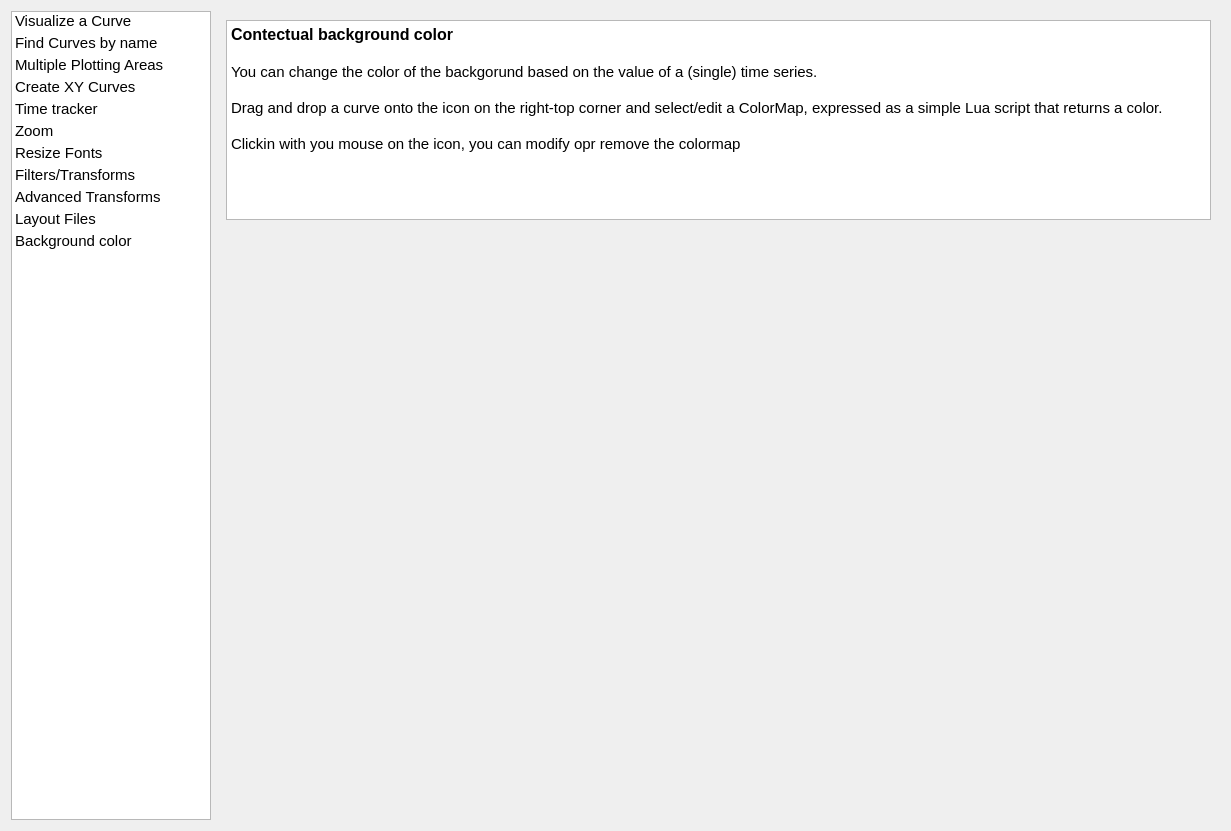
<?xml version="1.0" encoding="UTF-8"?>
<ui version="4.0">
 <class>CheatsheetDialog</class>
 <widget class="QDialog" name="CheatsheetDialog">
  <property name="geometry">
   <rect>
    <x>0</x>
    <y>0</y>
    <width>1231</width>
    <height>831</height>
   </rect>
  </property>
  <property name="windowTitle">
   <string>Tips and tricks</string>
  </property>
  <layout class="QVBoxLayout" name="verticalLayout_3">
   <item>
    <layout class="QHBoxLayout" name="horizontalLayout" stretch="0,2">
     <item>
      <widget class="QListWidget" name="listWidget">
       <property name="minimumSize">
        <size>
         <width>200</width>
         <height>0</height>
        </size>
       </property>
       <property name="maximumSize">
        <size>
         <width>200</width>
         <height>16777215</height>
        </size>
       </property>
       <property name="font">
        <font>
         <pointsize>11</pointsize>
        </font>
       </property>
       <property name="spacing">
        <number>2</number>
       </property>
       <property name="gridSize">
        <size>
         <width>196</width>
         <height>22</height>
        </size>
       </property>
       <item>
        <property name="text">
         <string>Visualize a Curve</string>
        </property>
       </item>
       <item>
        <property name="text">
         <string>Find Curves by name</string>
        </property>
       </item>
       <item>
        <property name="text">
         <string>Multiple Plotting Areas</string>
        </property>
       </item>
       <item>
        <property name="text">
         <string>Create XY Curves</string>
        </property>
       </item>
       <item>
        <property name="text">
         <string>Time tracker</string>
        </property>
       </item>
       <item>
        <property name="text">
         <string>Zoom</string>
        </property>
       </item>
       <item>
        <property name="text">
         <string>Resize Fonts</string>
        </property>
       </item>
       <item>
        <property name="text">
         <string>Filters/Transforms</string>
        </property>
       </item>
       <item>
        <property name="text">
         <string>Advanced Transforms</string>
        </property>
       </item>
       <item>
        <property name="text">
         <string>Layout Files</string>
        </property>
       </item>
       <item>
        <property name="text">
         <string>Background color</string>
        </property>
       </item>
      </widget>
     </item>
     <item>
      <widget class="QStackedWidget" name="stackedWidget">
       <property name="minimumSize">
        <size>
         <width>1000</width>
         <height>800</height>
        </size>
       </property>
       <property name="currentIndex">
        <number>10</number>
       </property>
       <widget class="QWidget" name="page_1">
        <layout class="QVBoxLayout" name="verticalLayout" stretch="0,1">
         <property name="leftMargin">
          <number>0</number>
         </property>
         <property name="topMargin">
          <number>0</number>
         </property>
         <property name="rightMargin">
          <number>0</number>
         </property>
         <property name="bottomMargin">
          <number>0</number>
         </property>
         <item>
          <widget class="QTextBrowser" name="textBrowser">
           <property name="minimumSize">
            <size>
             <width>0</width>
             <height>200</height>
            </size>
           </property>
           <property name="html">
            <string>&lt;!DOCTYPE HTML PUBLIC &quot;-//W3C//DTD HTML 4.0//EN&quot; &quot;http://www.w3.org/TR/REC-html40/strict.dtd&quot;&gt;
&lt;html&gt;&lt;head&gt;&lt;meta name=&quot;qrichtext&quot; content=&quot;1&quot; /&gt;&lt;style type=&quot;text/css&quot;&gt;
p, li { white-space: pre-wrap; }
&lt;/style&gt;&lt;/head&gt;&lt;body style=&quot; font-family:'Ubuntu'; font-size:11pt; font-weight:400; font-style:normal;&quot;&gt;
&lt;p style=&quot; margin-top:0px; margin-bottom:0px; margin-left:0px; margin-right:0px; -qt-block-indent:0; text-indent:0px;&quot;&gt;&lt;span style=&quot; font-size:12pt; font-weight:600;&quot;&gt;Visualize a Curve&lt;/span&gt;&lt;/p&gt;
&lt;p style=&quot;-qt-paragraph-type:empty; margin-top:0px; margin-bottom:0px; margin-left:0px; margin-right:0px; -qt-block-indent:0; text-indent:0px;&quot;&gt;&lt;br /&gt;&lt;/p&gt;
&lt;p style=&quot; margin-top:0px; margin-bottom:0px; margin-left:0px; margin-right:0px; -qt-block-indent:0; text-indent:0px;&quot;&gt;On the left size you have a list of available time series / curves.&lt;/p&gt;
&lt;p style=&quot;-qt-paragraph-type:empty; margin-top:0px; margin-bottom:0px; margin-left:0px; margin-right:0px; -qt-block-indent:0; text-indent:0px;&quot;&gt;&lt;br /&gt;&lt;/p&gt;
&lt;p style=&quot; margin-top:0px; margin-bottom:0px; margin-left:0px; margin-right:0px; -qt-block-indent:0; text-indent:0px;&quot;&gt;Drag and Drop into the Plotting Area using the &lt;span style=&quot; font-weight:600;&quot;&gt;LEFT Mouse&lt;/span&gt; button. You may select more than one curve using keeping the CTRL key pressed.&lt;/p&gt;&lt;/body&gt;&lt;/html&gt;</string>
           </property>
          </widget>
         </item>
         <item>
          <widget class="QLabel" name="labelImage_1">
           <property name="minimumSize">
            <size>
             <width>900</width>
             <height>600</height>
            </size>
           </property>
           <property name="text">
            <string/>
           </property>
           <property name="scaledContents">
            <bool>false</bool>
           </property>
           <property name="alignment">
            <set>Qt::AlignCenter</set>
           </property>
          </widget>
         </item>
        </layout>
       </widget>
       <widget class="QWidget" name="page_2">
        <layout class="QVBoxLayout" name="verticalLayout_2" stretch="0,1">
         <property name="leftMargin">
          <number>0</number>
         </property>
         <property name="topMargin">
          <number>0</number>
         </property>
         <property name="rightMargin">
          <number>0</number>
         </property>
         <property name="bottomMargin">
          <number>0</number>
         </property>
         <item>
          <widget class="QTextBrowser" name="textBrowser_2">
           <property name="minimumSize">
            <size>
             <width>0</width>
             <height>250</height>
            </size>
           </property>
           <property name="html">
            <string>&lt;!DOCTYPE HTML PUBLIC &quot;-//W3C//DTD HTML 4.0//EN&quot; &quot;http://www.w3.org/TR/REC-html40/strict.dtd&quot;&gt;
&lt;html&gt;&lt;head&gt;&lt;meta name=&quot;qrichtext&quot; content=&quot;1&quot; /&gt;&lt;style type=&quot;text/css&quot;&gt;
p, li { white-space: pre-wrap; }
&lt;/style&gt;&lt;/head&gt;&lt;body style=&quot; font-family:'Ubuntu'; font-size:11pt; font-weight:400; font-style:normal;&quot;&gt;
&lt;p style=&quot; margin-top:0px; margin-bottom:0px; margin-left:0px; margin-right:0px; -qt-block-indent:0; text-indent:0px;&quot;&gt;&lt;span style=&quot; font-size:12pt; font-weight:600;&quot;&gt;Select/Find a curve&lt;/span&gt;&lt;/p&gt;
&lt;p style=&quot;-qt-paragraph-type:empty; margin-top:0px; margin-bottom:0px; margin-left:0px; margin-right:0px; -qt-block-indent:0; text-indent:0px;&quot;&gt;&lt;br /&gt;&lt;/p&gt;
&lt;p style=&quot; margin-top:0px; margin-bottom:0px; margin-left:0px; margin-right:0px; -qt-block-indent:0; text-indent:0px;&quot;&gt;Hundreds or thousands of timeseries? The search filter on the left side can help you find easily one or more curve.&lt;/p&gt;
&lt;p style=&quot; margin-top:0px; margin-bottom:0px; margin-left:0px; margin-right:0px; -qt-block-indent:0; text-indent:0px;&quot;&gt;Use one or more chunks of text that the name of the curve must contain.&lt;/p&gt;
&lt;p style=&quot;-qt-paragraph-type:empty; margin-top:0px; margin-bottom:0px; margin-left:0px; margin-right:0px; -qt-block-indent:0; text-indent:0px;&quot;&gt;&lt;br /&gt;&lt;/p&gt;
&lt;p style=&quot; margin-top:0px; margin-bottom:0px; margin-left:0px; margin-right:0px; -qt-block-indent:0; text-indent:0px;&quot;&gt;For instance, the search filter &lt;span style=&quot; font-weight:600;&quot;&gt;&amp;quot;pos x&lt;/span&gt;&amp;quot; will select:&lt;/p&gt;
&lt;p style=&quot;-qt-paragraph-type:empty; margin-top:0px; margin-bottom:0px; margin-left:0px; margin-right:0px; -qt-block-indent:0; text-indent:0px;&quot;&gt;&lt;br /&gt;&lt;/p&gt;
&lt;p style=&quot; margin-top:0px; margin-bottom:0px; margin-left:0px; margin-right:0px; -qt-block-indent:0; text-indent:0px;&quot;&gt;-  /turtle1/&lt;span style=&quot; font-weight:600;&quot;&gt;pos&lt;/span&gt;e/&lt;span style=&quot; font-weight:600;&quot;&gt;x&lt;/span&gt;&lt;/p&gt;
&lt;p style=&quot; margin-top:0px; margin-bottom:0px; margin-left:0px; margin-right:0px; -qt-block-indent:0; text-indent:0px;&quot;&gt;-  /turtle2/&lt;span style=&quot; font-weight:600;&quot;&gt;pos&lt;/span&gt;e/&lt;span style=&quot; font-weight:600;&quot;&gt;x&lt;/span&gt;&lt;/p&gt;&lt;/body&gt;&lt;/html&gt;</string>
           </property>
          </widget>
         </item>
         <item>
          <widget class="QLabel" name="labelImage_2">
           <property name="minimumSize">
            <size>
             <width>900</width>
             <height>600</height>
            </size>
           </property>
           <property name="text">
            <string/>
           </property>
           <property name="scaledContents">
            <bool>false</bool>
           </property>
           <property name="alignment">
            <set>Qt::AlignCenter</set>
           </property>
          </widget>
         </item>
        </layout>
       </widget>
       <widget class="QWidget" name="page_3">
        <layout class="QVBoxLayout" name="verticalLayout_4" stretch="0,1">
         <property name="leftMargin">
          <number>0</number>
         </property>
         <property name="topMargin">
          <number>0</number>
         </property>
         <property name="rightMargin">
          <number>0</number>
         </property>
         <property name="bottomMargin">
          <number>0</number>
         </property>
         <item>
          <widget class="QTextBrowser" name="textBrowser_3">
           <property name="minimumSize">
            <size>
             <width>0</width>
             <height>200</height>
            </size>
           </property>
           <property name="html">
            <string>&lt;!DOCTYPE HTML PUBLIC &quot;-//W3C//DTD HTML 4.0//EN&quot; &quot;http://www.w3.org/TR/REC-html40/strict.dtd&quot;&gt;
&lt;html&gt;&lt;head&gt;&lt;meta name=&quot;qrichtext&quot; content=&quot;1&quot; /&gt;&lt;style type=&quot;text/css&quot;&gt;
p, li { white-space: pre-wrap; }
&lt;/style&gt;&lt;/head&gt;&lt;body style=&quot; font-family:'Ubuntu'; font-size:11pt; font-weight:400; font-style:normal;&quot;&gt;
&lt;p style=&quot; margin-top:0px; margin-bottom:0px; margin-left:0px; margin-right:0px; -qt-block-indent:0; text-indent:0px;&quot;&gt;&lt;span style=&quot; font-size:12pt; font-weight:600;&quot;&gt;Multiple Plotting Areas&lt;/span&gt;&lt;/p&gt;
&lt;p style=&quot;-qt-paragraph-type:empty; margin-top:0px; margin-bottom:0px; margin-left:0px; margin-right:0px; -qt-block-indent:0; text-indent:0px;&quot;&gt;&lt;br /&gt;&lt;/p&gt;
&lt;p style=&quot; margin-top:0px; margin-bottom:0px; margin-left:0px; margin-right:0px; -qt-block-indent:0; text-indent:0px;&quot;&gt;PlotJuggler allows you to have multiple Plotting Areas.&lt;/p&gt;
&lt;p style=&quot;-qt-paragraph-type:empty; margin-top:0px; margin-bottom:0px; margin-left:0px; margin-right:0px; -qt-block-indent:0; text-indent:0px;&quot;&gt;&lt;br /&gt;&lt;/p&gt;
&lt;p style=&quot; margin-top:0px; margin-bottom:0px; margin-left:0px; margin-right:0px; -qt-block-indent:0; text-indent:0px;&quot;&gt;- You can split an Area vertically or horizontally (&lt;span style=&quot; font-weight:600;&quot;&gt;A&lt;/span&gt;)&lt;/p&gt;
&lt;p style=&quot; margin-top:0px; margin-bottom:0px; margin-left:0px; margin-right:0px; -qt-block-indent:0; text-indent:0px;&quot;&gt;- You may create multiple tabs (&lt;span style=&quot; font-weight:600;&quot;&gt;B&lt;/span&gt;).&lt;/p&gt;
&lt;p style=&quot; margin-top:0px; margin-bottom:0px; margin-left:0px; margin-right:0px; -qt-block-indent:0; text-indent:0px;&quot;&gt;- You can temporary see a single Area in &amp;quot;fullscreen&amp;quot; mode (&lt;span style=&quot; font-weight:600;&quot;&gt;C&lt;/span&gt;)&lt;/p&gt;
&lt;p style=&quot; margin-top:0px; margin-bottom:0px; margin-left:0px; margin-right:0px; -qt-block-indent:0; text-indent:0px;&quot;&gt;- Areas can be moved and re-arranged. Drag and drop on its title to move it (&lt;span style=&quot; font-weight:600;&quot;&gt;D&lt;/span&gt;)&lt;/p&gt;&lt;/body&gt;&lt;/html&gt;</string>
           </property>
          </widget>
         </item>
         <item>
          <widget class="QLabel" name="labelImage_3">
           <property name="minimumSize">
            <size>
             <width>0</width>
             <height>600</height>
            </size>
           </property>
           <property name="text">
            <string/>
           </property>
           <property name="scaledContents">
            <bool>false</bool>
           </property>
           <property name="alignment">
            <set>Qt::AlignCenter</set>
           </property>
          </widget>
         </item>
        </layout>
       </widget>
       <widget class="QWidget" name="page_4">
        <layout class="QVBoxLayout" name="verticalLayout_5" stretch="0,1">
         <property name="leftMargin">
          <number>0</number>
         </property>
         <property name="topMargin">
          <number>0</number>
         </property>
         <property name="rightMargin">
          <number>0</number>
         </property>
         <property name="bottomMargin">
          <number>0</number>
         </property>
         <item>
          <widget class="QTextBrowser" name="textBrowser_4">
           <property name="minimumSize">
            <size>
             <width>0</width>
             <height>200</height>
            </size>
           </property>
           <property name="html">
            <string>&lt;!DOCTYPE HTML PUBLIC &quot;-//W3C//DTD HTML 4.0//EN&quot; &quot;http://www.w3.org/TR/REC-html40/strict.dtd&quot;&gt;
&lt;html&gt;&lt;head&gt;&lt;meta name=&quot;qrichtext&quot; content=&quot;1&quot; /&gt;&lt;style type=&quot;text/css&quot;&gt;
p, li { white-space: pre-wrap; }
&lt;/style&gt;&lt;/head&gt;&lt;body style=&quot; font-family:'Ubuntu'; font-size:11pt; font-weight:400; font-style:normal;&quot;&gt;
&lt;p style=&quot; margin-top:0px; margin-bottom:0px; margin-left:0px; margin-right:0px; -qt-block-indent:0; text-indent:0px;&quot;&gt;&lt;span style=&quot; font-size:12pt; font-weight:600;&quot;&gt;Create a XY Curve&lt;/span&gt;&lt;/p&gt;
&lt;p style=&quot;-qt-paragraph-type:empty; margin-top:0px; margin-bottom:0px; margin-left:0px; margin-right:0px; -qt-block-indent:0; text-indent:0px;&quot;&gt;&lt;br /&gt;&lt;/p&gt;
&lt;p style=&quot; margin-top:0px; margin-bottom:0px; margin-left:0px; margin-right:0px; -qt-block-indent:0; text-indent:0px;&quot;&gt;PlotJuggler is mainly used to visualize timeseries, i.e. plots where the X axis represent time.&lt;/p&gt;
&lt;p style=&quot;-qt-paragraph-type:empty; margin-top:0px; margin-bottom:0px; margin-left:0px; margin-right:0px; -qt-block-indent:0; text-indent:0px;&quot;&gt;&lt;br /&gt;&lt;/p&gt;
&lt;p style=&quot; margin-top:0px; margin-bottom:0px; margin-left:0px; margin-right:0px; -qt-block-indent:0; text-indent:0px;&quot;&gt;You can combine two timeseries into a XY curve, but only when they share  the same time axis. &lt;/p&gt;
&lt;p style=&quot;-qt-paragraph-type:empty; margin-top:0px; margin-bottom:0px; margin-left:0px; margin-right:0px; -qt-block-indent:0; text-indent:0px;&quot;&gt;&lt;br /&gt;&lt;/p&gt;
&lt;p style=&quot; margin-top:0px; margin-bottom:0px; margin-left:0px; margin-right:0px; -qt-block-indent:0; text-indent:0px;&quot;&gt;Select two curves (keeping the CTRL key pressed) and Drag &amp;amp; Drop them using the&lt;span style=&quot; font-weight:600;&quot;&gt; RIGHT Mouse&lt;/span&gt; button.&lt;/p&gt;&lt;/body&gt;&lt;/html&gt;</string>
           </property>
          </widget>
         </item>
         <item>
          <widget class="QLabel" name="labelImage_4">
           <property name="minimumSize">
            <size>
             <width>900</width>
             <height>600</height>
            </size>
           </property>
           <property name="text">
            <string/>
           </property>
           <property name="scaledContents">
            <bool>false</bool>
           </property>
           <property name="alignment">
            <set>Qt::AlignCenter</set>
           </property>
          </widget>
         </item>
        </layout>
       </widget>
       <widget class="QWidget" name="page_5">
        <layout class="QVBoxLayout" name="verticalLayout_6" stretch="0,1">
         <property name="leftMargin">
          <number>0</number>
         </property>
         <property name="topMargin">
          <number>0</number>
         </property>
         <property name="rightMargin">
          <number>0</number>
         </property>
         <property name="bottomMargin">
          <number>0</number>
         </property>
         <item>
          <widget class="QTextBrowser" name="textBrowser_5">
           <property name="minimumSize">
            <size>
             <width>0</width>
             <height>250</height>
            </size>
           </property>
           <property name="html">
            <string>&lt;!DOCTYPE HTML PUBLIC &quot;-//W3C//DTD HTML 4.0//EN&quot; &quot;http://www.w3.org/TR/REC-html40/strict.dtd&quot;&gt;
&lt;html&gt;&lt;head&gt;&lt;meta name=&quot;qrichtext&quot; content=&quot;1&quot; /&gt;&lt;style type=&quot;text/css&quot;&gt;
p, li { white-space: pre-wrap; }
&lt;/style&gt;&lt;/head&gt;&lt;body style=&quot; font-family:'Ubuntu'; font-size:11pt; font-weight:400; font-style:normal;&quot;&gt;
&lt;p style=&quot; margin-top:0px; margin-bottom:0px; margin-left:0px; margin-right:0px; -qt-block-indent:0; text-indent:0px;&quot;&gt;&lt;span style=&quot; font-size:12pt; font-weight:600;&quot;&gt;The time tracker&lt;/span&gt;&lt;/p&gt;
&lt;p style=&quot;-qt-paragraph-type:empty; margin-top:0px; margin-bottom:0px; margin-left:0px; margin-right:0px; -qt-block-indent:0; text-indent:0px;&quot;&gt;&lt;br /&gt;&lt;/p&gt;
&lt;p style=&quot; margin-top:0px; margin-bottom:0px; margin-left:0px; margin-right:0px; -qt-block-indent:0; text-indent:0px;&quot;&gt;The time tracker is a vertical line that is used to see the value of the curves across Plotting Areas (&lt;span style=&quot; font-weight:600;&quot;&gt;A&lt;/span&gt;). Use button &lt;span style=&quot; font-weight:600;&quot;&gt;B&lt;/span&gt; to customize the amount of information shown. &lt;/p&gt;
&lt;p style=&quot;-qt-paragraph-type:empty; margin-top:0px; margin-bottom:0px; margin-left:0px; margin-right:0px; -qt-block-indent:0; text-indent:0px;&quot;&gt;&lt;br /&gt;&lt;/p&gt;
&lt;p style=&quot; margin-top:0px; margin-bottom:0px; margin-left:0px; margin-right:0px; -qt-block-indent:0; text-indent:0px;&quot;&gt;You can move the time tracker using the time slider at the bottom or pressing &lt;span style=&quot; font-weight:600;&quot;&gt;[SHIFT + Left Mouse]&lt;/span&gt; on any plot.&lt;/p&gt;
&lt;p style=&quot;-qt-paragraph-type:empty; margin-top:0px; margin-bottom:0px; margin-left:0px; margin-right:0px; -qt-block-indent:0; text-indent:0px;&quot;&gt;&lt;br /&gt;&lt;/p&gt;
&lt;p style=&quot; margin-top:0px; margin-bottom:0px; margin-left:0px; margin-right:0px; -qt-block-indent:0; text-indent:0px;&quot;&gt;The purpose of the time tracker is not limited to visualization: in fact, its position triggers the so called &amp;quot;Statepublishers&amp;quot; (&lt;span style=&quot; font-weight:600;&quot;&gt;C&lt;/span&gt;), which will react to the motion of the tracker. Use the play button (&lt;span style=&quot; font-weight:600;&quot;&gt;D&lt;/span&gt;) to animate the tracker.&lt;/p&gt;
&lt;p style=&quot;-qt-paragraph-type:empty; margin-top:0px; margin-bottom:0px; margin-left:0px; margin-right:0px; -qt-block-indent:0; text-indent:0px;&quot;&gt;&lt;br /&gt;&lt;/p&gt;&lt;/body&gt;&lt;/html&gt;</string>
           </property>
          </widget>
         </item>
         <item>
          <widget class="QLabel" name="labelImage_5">
           <property name="minimumSize">
            <size>
             <width>900</width>
             <height>600</height>
            </size>
           </property>
           <property name="text">
            <string/>
           </property>
           <property name="scaledContents">
            <bool>false</bool>
           </property>
           <property name="alignment">
            <set>Qt::AlignCenter</set>
           </property>
          </widget>
         </item>
        </layout>
       </widget>
       <widget class="QWidget" name="page_6">
        <layout class="QVBoxLayout" name="verticalLayout_7" stretch="0,1">
         <property name="leftMargin">
          <number>0</number>
         </property>
         <property name="topMargin">
          <number>0</number>
         </property>
         <property name="rightMargin">
          <number>0</number>
         </property>
         <property name="bottomMargin">
          <number>0</number>
         </property>
         <item>
          <widget class="QTextBrowser" name="textBrowser_6">
           <property name="minimumSize">
            <size>
             <width>0</width>
             <height>250</height>
            </size>
           </property>
           <property name="html">
            <string>&lt;!DOCTYPE HTML PUBLIC &quot;-//W3C//DTD HTML 4.0//EN&quot; &quot;http://www.w3.org/TR/REC-html40/strict.dtd&quot;&gt;
&lt;html&gt;&lt;head&gt;&lt;meta name=&quot;qrichtext&quot; content=&quot;1&quot; /&gt;&lt;style type=&quot;text/css&quot;&gt;
p, li { white-space: pre-wrap; }
&lt;/style&gt;&lt;/head&gt;&lt;body style=&quot; font-family:'Ubuntu'; font-size:11pt; font-weight:400; font-style:normal;&quot;&gt;
&lt;p style=&quot; margin-top:0px; margin-bottom:0px; margin-left:0px; margin-right:0px; -qt-block-indent:0; text-indent:0px;&quot;&gt;&lt;span style=&quot; font-size:12pt; font-weight:600;&quot;&gt;Zoom&lt;/span&gt;&lt;/p&gt;
&lt;p style=&quot;-qt-paragraph-type:empty; margin-top:0px; margin-bottom:0px; margin-left:0px; margin-right:0px; -qt-block-indent:0; text-indent:0px;&quot;&gt;&lt;br /&gt;&lt;/p&gt;
&lt;p style=&quot; margin-top:0px; margin-bottom:0px; margin-left:0px; margin-right:0px; -qt-block-indent:0; text-indent:0px;&quot;&gt;There are multiple way to zoom you Plotting Area:&lt;/p&gt;
&lt;p style=&quot;-qt-paragraph-type:empty; margin-top:0px; margin-bottom:0px; margin-left:0px; margin-right:0px; -qt-block-indent:0; text-indent:0px;&quot;&gt;&lt;br /&gt;&lt;/p&gt;
&lt;p style=&quot; margin-top:0px; margin-bottom:0px; margin-left:0px; margin-right:0px; -qt-block-indent:0; text-indent:0px;&quot;&gt;1) LEFT click and select a rectangle (&lt;span style=&quot; font-weight:600;&quot;&gt;A&lt;/span&gt;)&lt;/p&gt;
&lt;p style=&quot; margin-top:0px; margin-bottom:0px; margin-left:0px; margin-right:0px; -qt-block-indent:0; text-indent:0px;&quot;&gt;2) Use the mouse wheel to zoom in/out.&lt;/p&gt;
&lt;p style=&quot; margin-top:0px; margin-bottom:0px; margin-left:0px; margin-right:0px; -qt-block-indent:0; text-indent:0px;&quot;&gt;3) Zoom out completely pusling the button &lt;span style=&quot; font-weight:600;&quot;&gt;B&lt;/span&gt;.&lt;/p&gt;
&lt;p style=&quot; margin-top:0px; margin-bottom:0px; margin-left:0px; margin-right:0px; -qt-block-indent:0; text-indent:0px;&quot;&gt;4) Synchronize the zoom of multiple Areas using the &amp;quot;link&amp;quot; button (&lt;span style=&quot; font-weight:600;&quot;&gt;C&lt;/span&gt;).&lt;/p&gt;
&lt;p style=&quot; margin-top:0px; margin-bottom:0px; margin-left:0px; margin-right:0px; -qt-block-indent:0; text-indent:0px;&quot;&gt;5) If the mouse cursor is on top of one of the axes (&lt;span style=&quot; font-weight:600;&quot;&gt;D1/D2&lt;/span&gt;) you may use the Mouse Wheel to zoom only vertically/horizontally.&lt;/p&gt;&lt;/body&gt;&lt;/html&gt;</string>
           </property>
          </widget>
         </item>
         <item>
          <widget class="QLabel" name="labelImage_6">
           <property name="minimumSize">
            <size>
             <width>900</width>
             <height>600</height>
            </size>
           </property>
           <property name="text">
            <string/>
           </property>
           <property name="scaledContents">
            <bool>false</bool>
           </property>
           <property name="alignment">
            <set>Qt::AlignCenter</set>
           </property>
          </widget>
         </item>
        </layout>
       </widget>
       <widget class="QWidget" name="page_7">
        <layout class="QVBoxLayout" name="verticalLayout_8">
         <item>
          <widget class="QTextBrowser" name="textBrowser_7">
           <property name="minimumSize">
            <size>
             <width>0</width>
             <height>150</height>
            </size>
           </property>
           <property name="html">
            <string>&lt;!DOCTYPE HTML PUBLIC &quot;-//W3C//DTD HTML 4.0//EN&quot; &quot;http://www.w3.org/TR/REC-html40/strict.dtd&quot;&gt;
&lt;html&gt;&lt;head&gt;&lt;meta name=&quot;qrichtext&quot; content=&quot;1&quot; /&gt;&lt;style type=&quot;text/css&quot;&gt;
p, li { white-space: pre-wrap; }
&lt;/style&gt;&lt;/head&gt;&lt;body style=&quot; font-family:'Ubuntu'; font-size:11pt; font-weight:400; font-style:normal;&quot;&gt;
&lt;p style=&quot; margin-top:0px; margin-bottom:0px; margin-left:0px; margin-right:0px; -qt-block-indent:0; text-indent:0px;&quot;&gt;&lt;span style=&quot; font-size:12pt; font-weight:600;&quot;&gt;Resize Fonts&lt;/span&gt;&lt;/p&gt;
&lt;p style=&quot;-qt-paragraph-type:empty; margin-top:0px; margin-bottom:0px; margin-left:0px; margin-right:0px; -qt-block-indent:0; text-indent:0px;&quot;&gt;&lt;br /&gt;&lt;/p&gt;
&lt;p style=&quot; margin-top:0px; margin-bottom:0px; margin-left:0px; margin-right:0px; -qt-block-indent:0; text-indent:0px;&quot;&gt;Use &lt;span style=&quot; font-weight:600;&quot;&gt;CTRL + Mouse Wheel&lt;/span&gt; to resize the size of the fonts in the Curves list or the Legend.&lt;/p&gt;&lt;/body&gt;&lt;/html&gt;</string>
           </property>
          </widget>
         </item>
         <item>
          <widget class="QLabel" name="labelImage_7">
           <property name="minimumSize">
            <size>
             <width>900</width>
             <height>600</height>
            </size>
           </property>
           <property name="text">
            <string/>
           </property>
           <property name="scaledContents">
            <bool>false</bool>
           </property>
           <property name="alignment">
            <set>Qt::AlignCenter</set>
           </property>
          </widget>
         </item>
        </layout>
       </widget>
       <widget class="QWidget" name="page_8">
        <layout class="QVBoxLayout" name="verticalLayout_9">
         <property name="leftMargin">
          <number>0</number>
         </property>
         <property name="topMargin">
          <number>0</number>
         </property>
         <property name="rightMargin">
          <number>0</number>
         </property>
         <property name="bottomMargin">
          <number>0</number>
         </property>
         <item>
          <widget class="QTextBrowser" name="textBrowser_8">
           <property name="minimumSize">
            <size>
             <width>0</width>
             <height>250</height>
            </size>
           </property>
           <property name="html">
            <string>&lt;!DOCTYPE HTML PUBLIC &quot;-//W3C//DTD HTML 4.0//EN&quot; &quot;http://www.w3.org/TR/REC-html40/strict.dtd&quot;&gt;
&lt;html&gt;&lt;head&gt;&lt;meta name=&quot;qrichtext&quot; content=&quot;1&quot; /&gt;&lt;style type=&quot;text/css&quot;&gt;
p, li { white-space: pre-wrap; }
&lt;/style&gt;&lt;/head&gt;&lt;body style=&quot; font-family:'Ubuntu'; font-size:11pt; font-weight:400; font-style:normal;&quot;&gt;
&lt;p style=&quot; margin-top:0px; margin-bottom:0px; margin-left:0px; margin-right:0px; -qt-block-indent:0; text-indent:0px;&quot;&gt;&lt;span style=&quot; font-size:12pt; font-weight:600;&quot;&gt;Apply filters and simple timeseries transforms&lt;/span&gt;&lt;/p&gt;
&lt;p style=&quot;-qt-paragraph-type:empty; margin-top:0px; margin-bottom:0px; margin-left:0px; margin-right:0px; -qt-block-indent:0; text-indent:0px;&quot;&gt;&lt;br /&gt;&lt;/p&gt;
&lt;p style=&quot; margin-top:0px; margin-bottom:0px; margin-left:0px; margin-right:0px; -qt-block-indent:0; text-indent:0px;&quot;&gt;PlotJuggler provides an intuitive way to apply transformations to your data using a simple graphical interface. For instance you can apply:&lt;/p&gt;
&lt;p style=&quot;-qt-paragraph-type:empty; margin-top:0px; margin-bottom:0px; margin-left:0px; margin-right:0px; -qt-block-indent:0; text-indent:0px;&quot;&gt;&lt;br /&gt;&lt;/p&gt;
&lt;p style=&quot; margin-top:0px; margin-bottom:0px; margin-left:0px; margin-right:0px; -qt-block-indent:0; text-indent:0px;&quot;&gt;    - A moving average filter.&lt;/p&gt;
&lt;p style=&quot; margin-top:0px; margin-bottom:0px; margin-left:0px; margin-right:0px; -qt-block-indent:0; text-indent:0px;&quot;&gt;    - A first order derivative.&lt;/p&gt;
&lt;p style=&quot; margin-top:0px; margin-bottom:0px; margin-left:0px; margin-right:0px; -qt-block-indent:0; text-indent:0px;&quot;&gt;    - Calculate the integral.&lt;/p&gt;
&lt;p style=&quot; margin-top:0px; margin-bottom:0px; margin-left:0px; margin-right:0px; -qt-block-indent:0; text-indent:0px;&quot;&gt;    - An outlier removal.&lt;/p&gt;
&lt;p style=&quot; margin-top:0px; margin-bottom:0px; margin-left:0px; margin-right:0px; -qt-block-indent:0; text-indent:0px;&quot;&gt;    - Add your own using plugins!&lt;/p&gt;&lt;/body&gt;&lt;/html&gt;</string>
           </property>
          </widget>
         </item>
         <item>
          <widget class="QLabel" name="labelImage_8">
           <property name="minimumSize">
            <size>
             <width>900</width>
             <height>600</height>
            </size>
           </property>
           <property name="text">
            <string/>
           </property>
           <property name="alignment">
            <set>Qt::AlignCenter</set>
           </property>
          </widget>
         </item>
        </layout>
       </widget>
       <widget class="QWidget" name="page_9">
        <layout class="QVBoxLayout" name="verticalLayout_10" stretch="0,1">
         <property name="leftMargin">
          <number>0</number>
         </property>
         <property name="topMargin">
          <number>0</number>
         </property>
         <property name="rightMargin">
          <number>0</number>
         </property>
         <property name="bottomMargin">
          <number>0</number>
         </property>
         <item>
          <widget class="QTextBrowser" name="textBrowser_9">
           <property name="minimumSize">
            <size>
             <width>0</width>
             <height>250</height>
            </size>
           </property>
           <property name="html">
            <string>&lt;!DOCTYPE HTML PUBLIC &quot;-//W3C//DTD HTML 4.0//EN&quot; &quot;http://www.w3.org/TR/REC-html40/strict.dtd&quot;&gt;
&lt;html&gt;&lt;head&gt;&lt;meta name=&quot;qrichtext&quot; content=&quot;1&quot; /&gt;&lt;style type=&quot;text/css&quot;&gt;
p, li { white-space: pre-wrap; }
&lt;/style&gt;&lt;/head&gt;&lt;body style=&quot; font-family:'Ubuntu'; font-size:11pt; font-weight:400; font-style:normal;&quot;&gt;
&lt;p style=&quot; margin-top:0px; margin-bottom:0px; margin-left:0px; margin-right:0px; -qt-block-indent:0; text-indent:0px;&quot;&gt;&lt;span style=&quot; font-size:12pt; font-weight:600;&quot;&gt;Advanced tansforms: create a custom timeseries&lt;/span&gt;&lt;/p&gt;
&lt;p style=&quot;-qt-paragraph-type:empty; margin-top:0px; margin-bottom:0px; margin-left:0px; margin-right:0px; -qt-block-indent:0; text-indent:0px; font-size:12pt; font-weight:600;&quot;&gt;&lt;br /&gt;&lt;/p&gt;
&lt;p style=&quot; margin-top:0px; margin-bottom:0px; margin-left:0px; margin-right:0px; -qt-block-indent:0; text-indent:0px;&quot;&gt;You can create a&lt;span style=&quot; font-weight:600;&quot;&gt; Multiple-Inputs / Single Output&lt;/span&gt; function using existing timeseries.&lt;/p&gt;
&lt;p style=&quot; margin-top:0px; margin-bottom:0px; margin-left:0px; margin-right:0px; -qt-block-indent:0; text-indent:0px;&quot;&gt;The scripting language is based on Lua, a programming language that will take you 5 minutes to understand ;)&lt;/p&gt;
&lt;p style=&quot;-qt-paragraph-type:empty; margin-top:0px; margin-bottom:0px; margin-left:0px; margin-right:0px; -qt-block-indent:0; text-indent:0px;&quot;&gt;&lt;br /&gt;&lt;/p&gt;
&lt;p style=&quot; margin-top:0px; margin-bottom:0px; margin-left:0px; margin-right:0px; -qt-block-indent:0; text-indent:0px;&quot;&gt;&lt;span style=&quot; font-weight:600;&quot;&gt;    A&lt;/span&gt;) Main timeseries that provid the time points and a value (mandatory)&lt;/p&gt;
&lt;p style=&quot; margin-top:0px; margin-bottom:0px; margin-left:0px; margin-right:0px; -qt-block-indent:0; text-indent:0px;&quot;&gt;&lt;span style=&quot; font-weight:600;&quot;&gt;    B&lt;/span&gt;) Additional data source for multi-inputs formulas (optional).&lt;/p&gt;
&lt;p style=&quot; margin-top:0px; margin-bottom:0px; margin-left:0px; margin-right:0px; -qt-block-indent:0; text-indent:0px;&quot;&gt;&lt;span style=&quot; font-weight:600;&quot;&gt;    C&lt;/span&gt;) The main function called to create a data point.&lt;/p&gt;
&lt;p style=&quot; margin-top:0px; margin-bottom:0px; margin-left:0px; margin-right:0px; -qt-block-indent:0; text-indent:0px;&quot;&gt;&lt;span style=&quot; font-weight:600;&quot;&gt;    D&lt;/span&gt;) Global context to initialize global variables.&lt;/p&gt;
&lt;p style=&quot; margin-top:0px; margin-bottom:0px; margin-left:0px; margin-right:0px; -qt-block-indent:0; text-indent:0px;&quot;&gt;&lt;span style=&quot; font-weight:600;&quot;&gt;    E&lt;/span&gt;) Semaphore: &lt;span style=&quot; color:#cc0000;&quot;&gt;red&lt;/span&gt; if anything is wrong/missing. &lt;/p&gt;&lt;/body&gt;&lt;/html&gt;</string>
           </property>
          </widget>
         </item>
         <item>
          <widget class="QLabel" name="labelImage_9">
           <property name="minimumSize">
            <size>
             <width>900</width>
             <height>600</height>
            </size>
           </property>
           <property name="text">
            <string/>
           </property>
           <property name="scaledContents">
            <bool>false</bool>
           </property>
           <property name="alignment">
            <set>Qt::AlignCenter</set>
           </property>
          </widget>
         </item>
        </layout>
       </widget>
       <widget class="QWidget" name="page_10">
        <layout class="QVBoxLayout" name="verticalLayout_11" stretch="0,1">
         <property name="leftMargin">
          <number>0</number>
         </property>
         <property name="topMargin">
          <number>0</number>
         </property>
         <property name="rightMargin">
          <number>0</number>
         </property>
         <property name="bottomMargin">
          <number>0</number>
         </property>
         <item>
          <widget class="QTextBrowser" name="textBrowser_10">
           <property name="minimumSize">
            <size>
             <width>0</width>
             <height>150</height>
            </size>
           </property>
           <property name="maximumSize">
            <size>
             <width>16777215</width>
             <height>16777215</height>
            </size>
           </property>
           <property name="html">
            <string>&lt;!DOCTYPE HTML PUBLIC &quot;-//W3C//DTD HTML 4.0//EN&quot; &quot;http://www.w3.org/TR/REC-html40/strict.dtd&quot;&gt;
&lt;html&gt;&lt;head&gt;&lt;meta name=&quot;qrichtext&quot; content=&quot;1&quot; /&gt;&lt;style type=&quot;text/css&quot;&gt;
p, li { white-space: pre-wrap; }
&lt;/style&gt;&lt;/head&gt;&lt;body style=&quot; font-family:'Ubuntu'; font-size:11pt; font-weight:400; font-style:normal;&quot;&gt;
&lt;p style=&quot; margin-top:0px; margin-bottom:0px; margin-left:0px; margin-right:0px; -qt-block-indent:0; text-indent:0px;&quot;&gt;&lt;span style=&quot; font-size:12pt; font-weight:600;&quot;&gt;Save/Load the Layout&lt;/span&gt;&lt;/p&gt;
&lt;p style=&quot;-qt-paragraph-type:empty; margin-top:0px; margin-bottom:0px; margin-left:0px; margin-right:0px; -qt-block-indent:0; text-indent:0px; font-size:12pt; font-weight:600;&quot;&gt;&lt;br /&gt;&lt;/p&gt;
&lt;p style=&quot; margin-top:0px; margin-bottom:0px; margin-left:0px; margin-right:0px; -qt-block-indent:0; text-indent:0px;&quot;&gt;Once you carefully crafted your curves, transforms, Plotting Areas and Tabs, you can save to file the entire layour and load it later.&lt;/p&gt;
&lt;p style=&quot;-qt-paragraph-type:empty; margin-top:0px; margin-bottom:0px; margin-left:0px; margin-right:0px; -qt-block-indent:0; text-indent:0px;&quot;&gt;&lt;br /&gt;&lt;/p&gt;
&lt;p style=&quot; margin-top:0px; margin-bottom:0px; margin-left:0px; margin-right:0px; -qt-block-indent:0; text-indent:0px;&quot;&gt;Furthermore... do you know that &lt;span style=&quot; font-weight:600;&quot;&gt;CTRL+Z &lt;/span&gt;(undo) and &lt;span style=&quot; font-weight:600;&quot;&gt;CTRL+SHIF+Z &lt;/span&gt;(redo) works too?&lt;/p&gt;&lt;/body&gt;&lt;/html&gt;</string>
           </property>
          </widget>
         </item>
         <item>
          <widget class="QLabel" name="labelImage_10">
           <property name="minimumSize">
            <size>
             <width>900</width>
             <height>600</height>
            </size>
           </property>
           <property name="text">
            <string/>
           </property>
           <property name="scaledContents">
            <bool>false</bool>
           </property>
           <property name="alignment">
            <set>Qt::AlignCenter</set>
           </property>
          </widget>
         </item>
        </layout>
       </widget>
       <widget class="QWidget" name="page_11">
        <layout class="QVBoxLayout" name="verticalLayout_12" stretch="0,1">
         <item>
          <widget class="QTextBrowser" name="textBrowser_11">
           <property name="minimumSize">
            <size>
             <width>0</width>
             <height>200</height>
            </size>
           </property>
           <property name="html">
            <string>&lt;!DOCTYPE HTML PUBLIC &quot;-//W3C//DTD HTML 4.0//EN&quot; &quot;http://www.w3.org/TR/REC-html40/strict.dtd&quot;&gt;
&lt;html&gt;&lt;head&gt;&lt;meta name=&quot;qrichtext&quot; content=&quot;1&quot; /&gt;&lt;style type=&quot;text/css&quot;&gt;
p, li { white-space: pre-wrap; }
&lt;/style&gt;&lt;/head&gt;&lt;body style=&quot; font-family:'Ubuntu'; font-size:11pt; font-weight:400; font-style:normal;&quot;&gt;
&lt;p style=&quot; margin-top:0px; margin-bottom:0px; margin-left:0px; margin-right:0px; -qt-block-indent:0; text-indent:0px;&quot;&gt;&lt;span style=&quot; font-size:12pt; font-weight:600;&quot;&gt;Contectual background color&lt;/span&gt;&lt;/p&gt;
&lt;p style=&quot;-qt-paragraph-type:empty; margin-top:0px; margin-bottom:0px; margin-left:0px; margin-right:0px; -qt-block-indent:0; text-indent:0px; font-size:12pt; font-weight:600;&quot;&gt;&lt;br /&gt;&lt;/p&gt;
&lt;p style=&quot; margin-top:0px; margin-bottom:0px; margin-left:0px; margin-right:0px; -qt-block-indent:0; text-indent:0px;&quot;&gt;You can change the color of the backgorund based on the value of a (single) time series.&lt;/p&gt;
&lt;p style=&quot;-qt-paragraph-type:empty; margin-top:0px; margin-bottom:0px; margin-left:0px; margin-right:0px; -qt-block-indent:0; text-indent:0px;&quot;&gt;&lt;br /&gt;&lt;/p&gt;
&lt;p style=&quot; margin-top:0px; margin-bottom:0px; margin-left:0px; margin-right:0px; -qt-block-indent:0; text-indent:0px;&quot;&gt;Drag and drop a curve onto the icon on the right-top corner and select/edit a ColorMap, expressed as a simple Lua script that returns a color. &lt;/p&gt;
&lt;p style=&quot;-qt-paragraph-type:empty; margin-top:0px; margin-bottom:0px; margin-left:0px; margin-right:0px; -qt-block-indent:0; text-indent:0px;&quot;&gt;&lt;br /&gt;&lt;/p&gt;
&lt;p style=&quot; margin-top:0px; margin-bottom:0px; margin-left:0px; margin-right:0px; -qt-block-indent:0; text-indent:0px;&quot;&gt;Clickin with you mouse on the icon, you can modify opr remove the colormap&lt;/p&gt;&lt;/body&gt;&lt;/html&gt;</string>
           </property>
          </widget>
         </item>
         <item>
          <widget class="QLabel" name="labelImage_11">
           <property name="text">
            <string/>
           </property>
           <property name="scaledContents">
            <bool>true</bool>
           </property>
          </widget>
         </item>
        </layout>
       </widget>
      </widget>
     </item>
    </layout>
   </item>
  </layout>
 </widget>
 <resources/>
 <connections/>
</ui>
